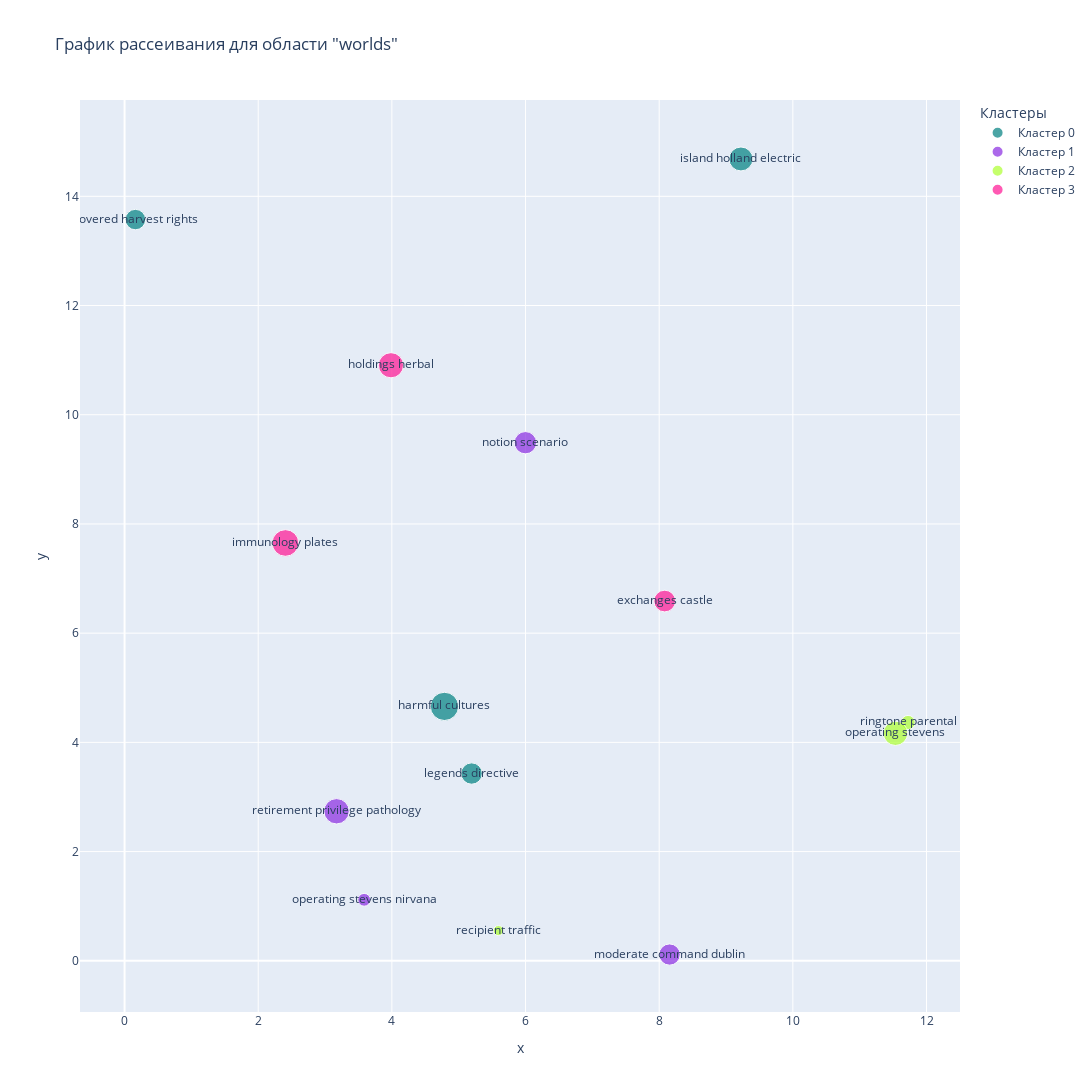

Write notebook code for a chart like this one.
### Code cell
fig_worlds = px.scatter(data_frame=data[data['area'] == 'worlds'], 
                             x='x', 
                             y='y', 
                             title='График рассеивания для области "worlds"',
                             color='cluster_name',
                             color_discrete_sequence=colors_hex[25:29],
                             size='count',
                             width=1500,
                             height=1500,
                             text='keyword',
                             labels={'cluster_name':'Кластеры'}
                             )
fig_worlds.show()
fig_worlds.write_html("fig_worlds.html", full_html=False)

### Figure 1 — Plotly figure (JSON) as saved in the notebook; plotly's stock layout.template omitted (floating-point values rounded to 4 significant figures)
{"data": [{"hovertemplate": "Кластеры=Кластер 0<br>x=%{x}<br>y=%{y}<br>count=%{marker.size}<br>keyword=%{text}<extra></extra>", "legendgroup": "Кластер 0", "marker": {"color": "#008080", "size": [1866, 973, 1335, 1062], "sizemode": "area", "sizeref": 4.665, "symbol": "circle"}, "mode": "markers+text", "name": "Кластер 0", "orientation": "v", "showlegend": true, "text": ["harmful cultures", "covered harvest rights", "island holland electric", "legends directive"], "type": "scatter", "x": [4.787, 0.1625, 9.223, 5.194], "xaxis": "x", "y": [4.659, 13.57, 14.68, 3.429], "yaxis": "y"}, {"hovertemplate": "Кластеры=Кластер 1<br>x=%{x}<br>y=%{y}<br>count=%{marker.size}<br>keyword=%{text}<extra></extra>", "legendgroup": "Кластер 1", "marker": {"color": "#8A2BE2", "size": [1499, 381, 1050, 1159], "sizemode": "area", "sizeref": 4.665, "symbol": "circle"}, "mode": "markers+text", "name": "Кластер 1", "orientation": "v", "showlegend": true, "text": ["retirement privilege pathology", "operating stevens nirvana", "moderate command dublin", "notion scenario"], "type": "scatter", "x": [3.172, 3.585, 8.156, 5.998], "xaxis": "x", "y": [2.738, 1.117, 0.1144, 9.488], "yaxis": "y"}, {"hovertemplate": "Кластеры=Кластер 2<br>x=%{x}<br>y=%{y}<br>count=%{marker.size}<br>keyword=%{text}<extra></extra>", "legendgroup": "Кластер 2", "marker": {"color": "#ADFF2F", "size": [471, 1382, 236], "sizemode": "area", "sizeref": 4.665, "symbol": "circle"}, "mode": "markers+text", "name": "Кластер 2", "orientation": "v", "showlegend": true, "text": ["ringtone parental", "operating stevens", "recipient traffic"], "type": "scatter", "x": [11.72, 11.54, 5.594], "xaxis": "x", "y": [4.364, 4.166, 0.5534], "yaxis": "y"}, {"hovertemplate": "Кластеры=Кластер 3<br>x=%{x}<br>y=%{y}<br>count=%{marker.size}<br>keyword=%{text}<extra></extra>", "legendgroup": "Кластер 3", "marker": {"color": "#FF1493", "size": [1476, 1097, 1653], "sizemode": "area", "sizeref": 4.665, "symbol": "circle"}, "mode": "markers+text", "name": "Кластер 3", "orientation": "v", "showlegend": true, "text": ["holdings herbal", "exchanges castle", "immunology plates"], "type": "scatter", "x": [3.987, 8.082, 2.407], "xaxis": "x", "y": [10.91, 6.588, 7.652], "yaxis": "y"}], "layout": {"height": 1500, "legend": {"itemsizing": "constant", "title": {"text": "Кластеры"}, "tracegroupgap": 0}, "title": {"text": "График рассеивания для области \"worlds\""}, "width": 1500, "xaxis": {"anchor": "y", "domain": [0, 1], "title": {"text": "x"}}, "yaxis": {"anchor": "x", "domain": [0, 1], "title": {"text": "y"}}}}
